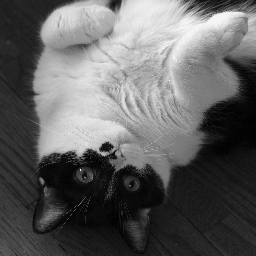
%> input picture Lab0_intro2Matlab (1)/cat.tif, 256 x 256 px
$ octave MatlabIntro4D03.m   (GNU Octave 9; MATLAB toolbox functions it lacks are replaced by stand-ins)
%> lines starting %> are read from the running program, lines starting %| are printed output that depends on the picture; in (x1, y1, x2, y2) boxes, pixels count from 0 and x2, y2 are one past the last pixel; in counts of white or black regions, pixels touching at a corner belong together; the program's own positions count from 1
% The following script will lead you through some basic operations related
% to images, like opening an image and finding its dimensions and data type.
% A two-dimensional image is an n by m matrix of values, consisting of 'n' rows and
% 'm' columns. The values can be of several different data types.

clear all;
close all;
addpath('C:\path\amiedemmans\documents\MATLAB');
pic = imread('cat.tif');
%> pic is the input picture: size 256x256 uint8; min 0, max 255, mean 96.4
% Convert to double so you can have values extending past 255.
pic = double(pic);
%> pic: size 256x256 double
imwrite(pic, 'cat.tif');
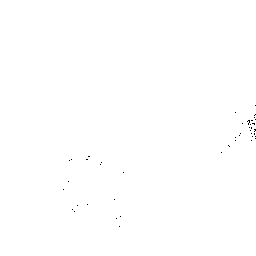
%> saved as cat.tif: size 256x256 uint8; 99.9% white; black in thin lines or dots, all inside (x1, y1, x2, y2) = (63, 105, 256, 227)
% 'imread' will read the image file saved as 'cat.tif' into the variable 'pic'.
% Note the use of quotation marks with the file name. You can use any variable name
% of your choice.
% Note the use of semicolon at the end of the command to suppress the output.
% Without it, MATLAB will display the entire matrix in the command window.
%% Double comment then space creates a section break
% Create a MATLAB figure and display it.
% This line creates a figure graphics object. The parts in the brackets give the

%figure a nicely formatted title.
figure('Name','Cat','NumberTitle','off');
imagesc(pic);
colormap('gray');
axis off;

% 'figure' generates a new figure object each time you run the command. Otherwise
% MATLAB will replace the first open figure with the second and so on.
% 'imagesc' intensity scales the data and displays the image.
% 'colormap('gray')' maps the image values to a range of gray level intensities.

[xsize, ysize] = size(pic);
%> xsize = 256; ysize = 256

% xsize and ysize are now variables holding the n (or x) dimension and the m (or y) dimension respectively. You can use these in your script, for example:

filesize = xsize * ysize;
%> filesize = 65536

% Note that you need to convert a number to a string to display it.
disp(['The image has: ', num2str(filesize),' pixels'])
%| The image has: 65536 pixels

%% Exercise 1
transposed_image = pic';
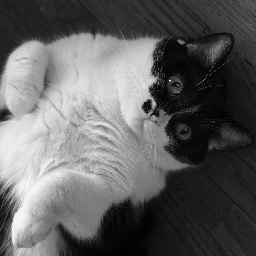
%> transposed_image: size 256x256 double; min 0, max 255, mean 96.4; mean of the top-left, top-right, bottom-left and bottom-right quarters 138.5, 56.8, 145.9, 44.4
imshow(transposed_image);
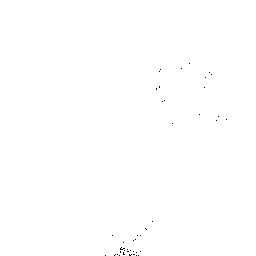
%> displayed picture: size 256x256, on the screen's scale of 0 to 255; 99.9% white; black in thin lines or dots, all inside (x1, y1, x2, y2) = (105, 63, 227, 256)
figure('Name','TransposedCat','NumberTitle','off');
imagesc(pic);
colormap('gray');
axis off;
